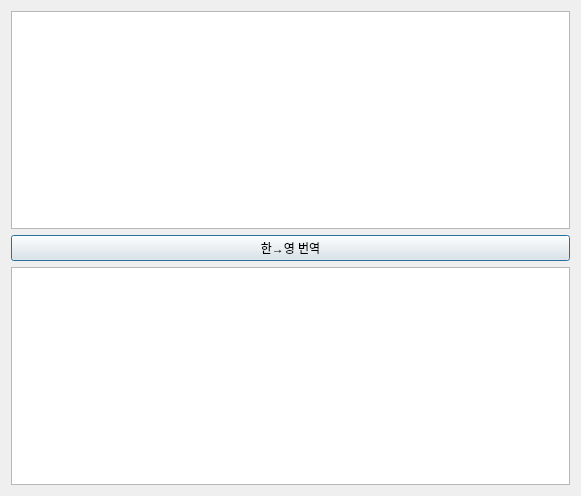
<?xml version="1.0" encoding="UTF-8"?>
<ui version="4.0">
 <class>Dialog</class>
 <widget class="QDialog" name="Dialog">
  <property name="geometry">
   <rect>
    <x>0</x>
    <y>0</y>
    <width>581</width>
    <height>496</height>
   </rect>
  </property>
  <property name="windowTitle">
   <string>한/영 번역</string>
  </property>
  <layout class="QGridLayout" name="gridLayout_4">
   <item row="0" column="0">
    <layout class="QGridLayout" name="gridLayout_3">
     <item row="0" column="0">
      <widget class="QPlainTextEdit" name="plainTextEditKor"/>
     </item>
    </layout>
   </item>
   <item row="1" column="0">
    <widget class="QPushButton" name="pushButton_kortoeng">
     <property name="text">
      <string>한→영 번역</string>
     </property>
    </widget>
   </item>
   <item row="2" column="0">
    <layout class="QGridLayout" name="gridLayout_5">
     <item row="0" column="0">
      <widget class="QPlainTextEdit" name="plainTextEditEng"/>
     </item>
    </layout>
   </item>
  </layout>
 </widget>
 <resources/>
 <connections/>
</ui>
